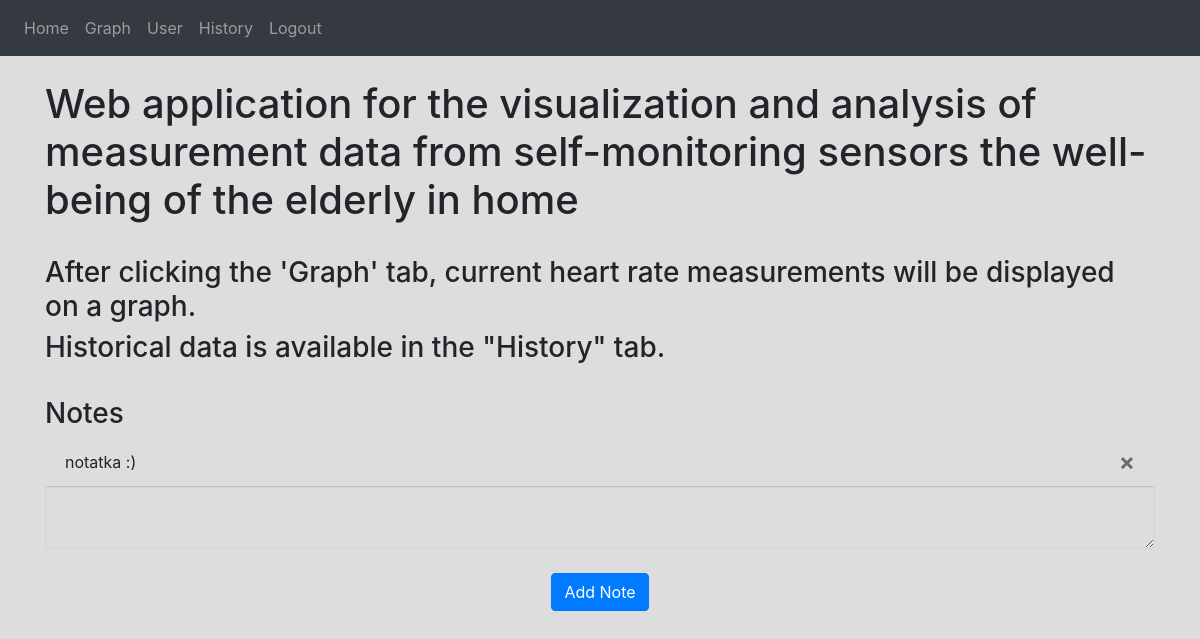
Before: / (signed in) with the older database file.
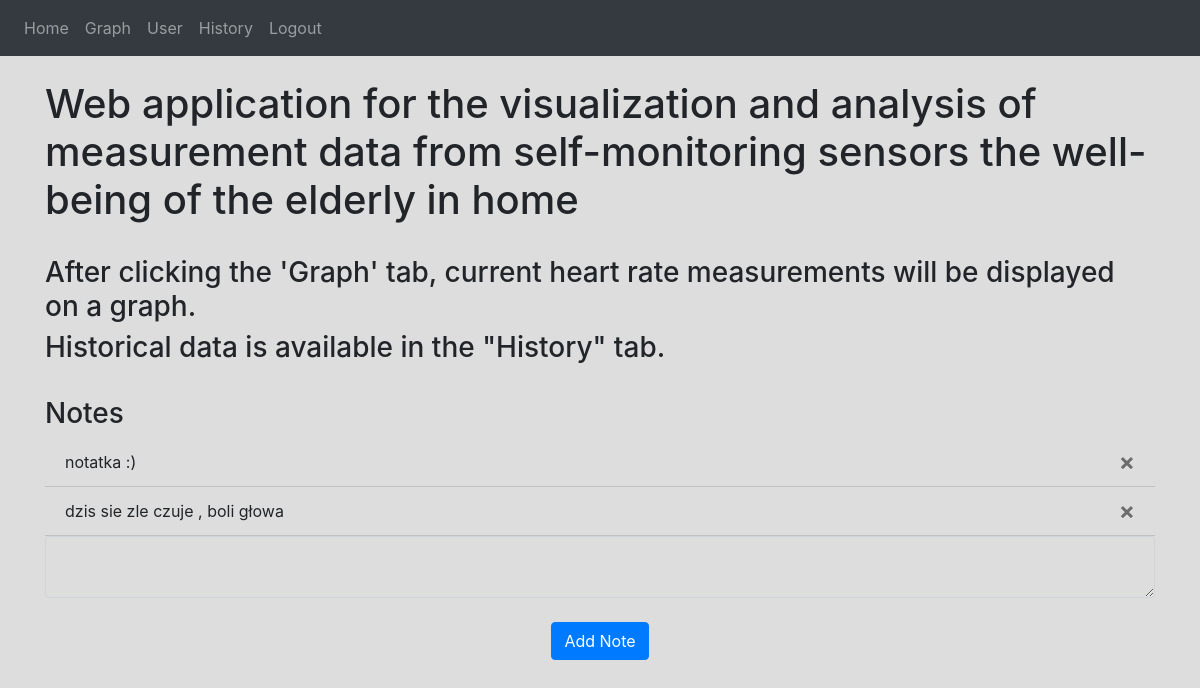
After: the same page with the newer database file.
### website/models.py (models this page shows)
class Note(db.Model):
    id = db.Column(db.Integer, primary_key=True)
    data = db.Column(db.String(10000))
    date = db.Column(db.DateTime(timezone=True), default=func.now())
    user_id = db.Column(db.Integer, db.ForeignKey('user.id')) #relacja jedna do wielu (jeden user i wiele notatek);

### website/views.py (the view, shortened to what this page needs)
@views.route('/', methods=['GET', 'POST'])
@login_required
def home():
    user_id=current_user.id
    user_name=current_user.first_name
    return render_template("home.html", user=current_user,  user_id=user_id, user_name=user_name)

### website/__init__.py (called while the page is built)
def create_app(database_uri="sqlite:///database.db"):
    app = Flask(__name__)
    app.config["SECRET_KEY"] = "hjshjhdjah kjshkjdhjs"
    app.config["SQLALCHEMY_DATABASE_URI"] = "sqlite:///database.db"
    db.init_app(app)
    from .views import views
    from .auth import auth
    app.register_blueprint(views, url_prefix='/')
    app.register_blueprint(auth, url_prefix='/')
    from .models import User, Note, Measurement, Graph # importujemy, zeby zdefiniowa te klasy opisane w models.py
    with app.app_context():
        db.create_all()
    login_manager = LoginManager()
    login_manager.login_view = 'auth.login'
    login_manager.init_app(app)
    @login_manager.user_loader
    def load_user(id):
        return User.query.get(int(id))
    return app

### website/templates/home.html
{% extends "base.html" %} {% block title %}Home{% endblock %} {% block content
    %}
  <br />
     <strong><h1>Web application for the visualization and analysis of measurement data from self-monitoring sensors the well-being of the elderly in home    </h1></strong>
     <br />
     <h3>After clicking the 'Graph' tab, current heart rate measurements will be displayed on a graph. </h3>
     <h3> Historical data is available in the "History" tab.</h3>
     <br />
    <h3>Notes</h3>
    <ul class="list-group list-group-flush" id="notes" >
      {% for note in user.notes %}
      <li class="list-group-item" style="background-color:#DDDDDD">
        {{ note.data }}
        <button type="button" class="close" onClick="deleteNote({{ note.id }})">
          <span aria-hidden="true">&times;</span>
        </button>
      </li>
      {% endfor %}
    </ul>
    <form method="POST">
      <textarea name="note" id="note" class="form-control" style="background-color:#DDDDDD"></textarea>
      <br />
      <div align="center">
        <button type="submit" class="btn btn-primary">Add Note</button>
      </div>
    </form>
    {% endblock %}

### website/templates/base.html (shortened to what this page needs)
<!DOCTYPE html>
<html>
    <head>
        <link
            rel="stylesheet"
            href="https://stackpath.bootstrapcdn.com/bootstrap/4.4.1/css/bootstrap.min.css"
        />
        <link
            rel="stylesheet"
            href="https://stackpath.bootstrapcdn.com/font-awesome/4.7.0/css/font-awesome.min.css"
        />
    </head>
    <body  style="background-color:#DDDDDD">
        <nav class="navbar navbar-expand-lg navbar-dark bg-dark">
            <div class="collapse navbar-collapse" id="navbar">
                <div class="navbar-nav">
                    {% if user.is_authenticated and user_id ==24 %}
                    <a class="nav-item nav-link" id="home" href="/">Home</a>
                    <a class="nav-item nav-link" id="graph" href="/graph">Graph</a>
                    <a class="nav-item nav-link" id="user" href="/user">User</a>
                    <a class="nav-item nav-link" id="history" href="/history">History</a>
                    <a class="nav-item nav-link" id="admin" href="/admin">Admin Page</a>
                    <a class="nav-item nav-link" id="logout" href="/logout">Logout</a>
                    {% elif user.is_authenticated   %}
                    <a class="nav-item nav-link" id="home" href="/">Home</a>
                    <a class="nav-item nav-link" id="graph" href="/graph">Graph</a>
                    <a class="nav-item nav-link" id="user" href="/user">User</a>
                    <a class="nav-item nav-link" id="history" href="/history">History</a>
                    <a class="nav-item nav-link" id="logout" href="/logout">Logout</a>
                    {% else %}
                    <a class="nav-item nav-link" id="login" href="/login">Login</a>
                    <a class="nav-item nav-link" id="signUp" href="/sign-up">Sign Up</a>
                    {% endif %}
                </div>
            </div>
        </nav>
        <div class="container">
        {% block content %}
        {% endblock %}
        </div>
  </body>
</html>

Changed rows visible on the page:
added Note: data "dzis sie zle czuje , boli głowa"
